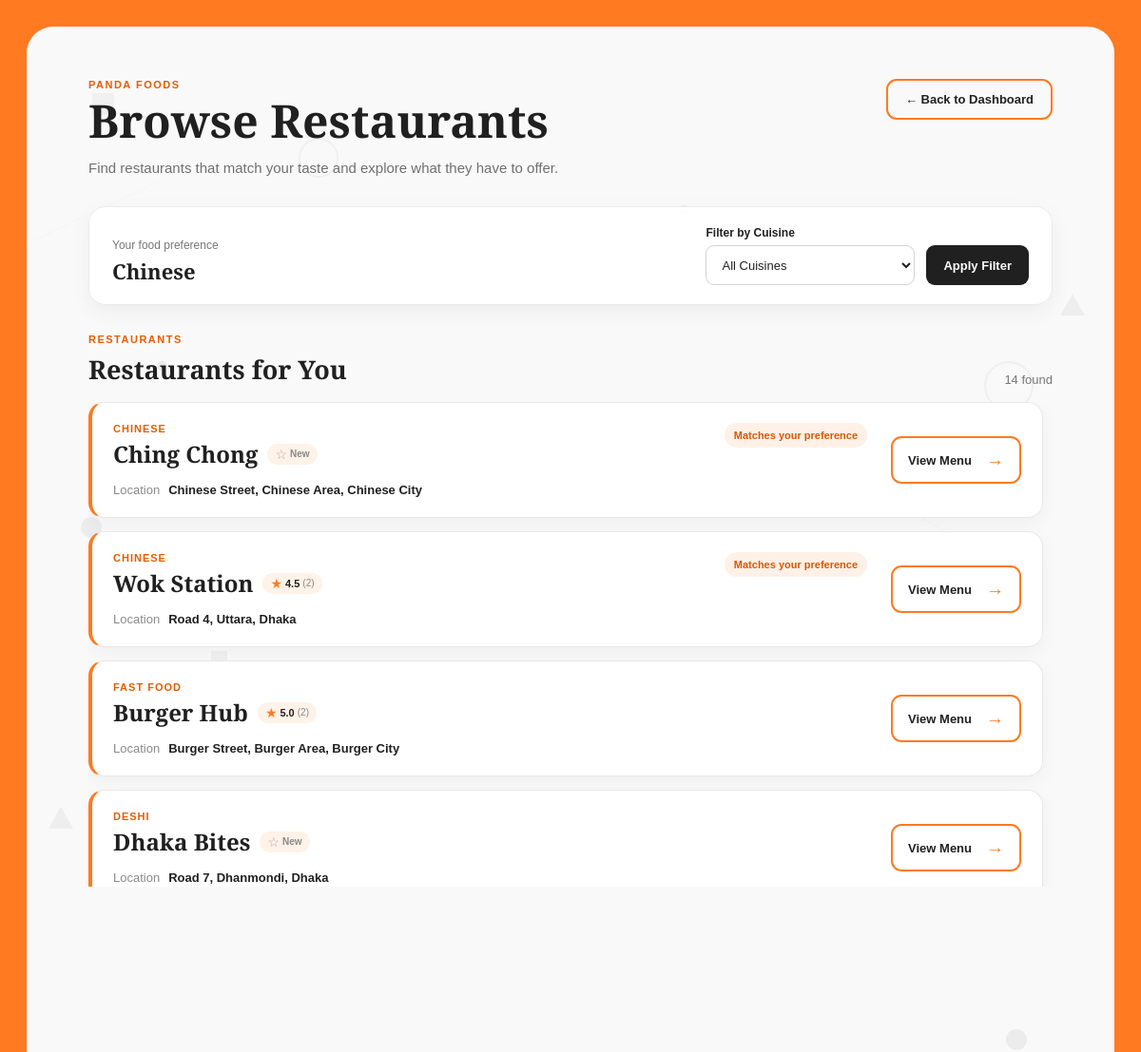
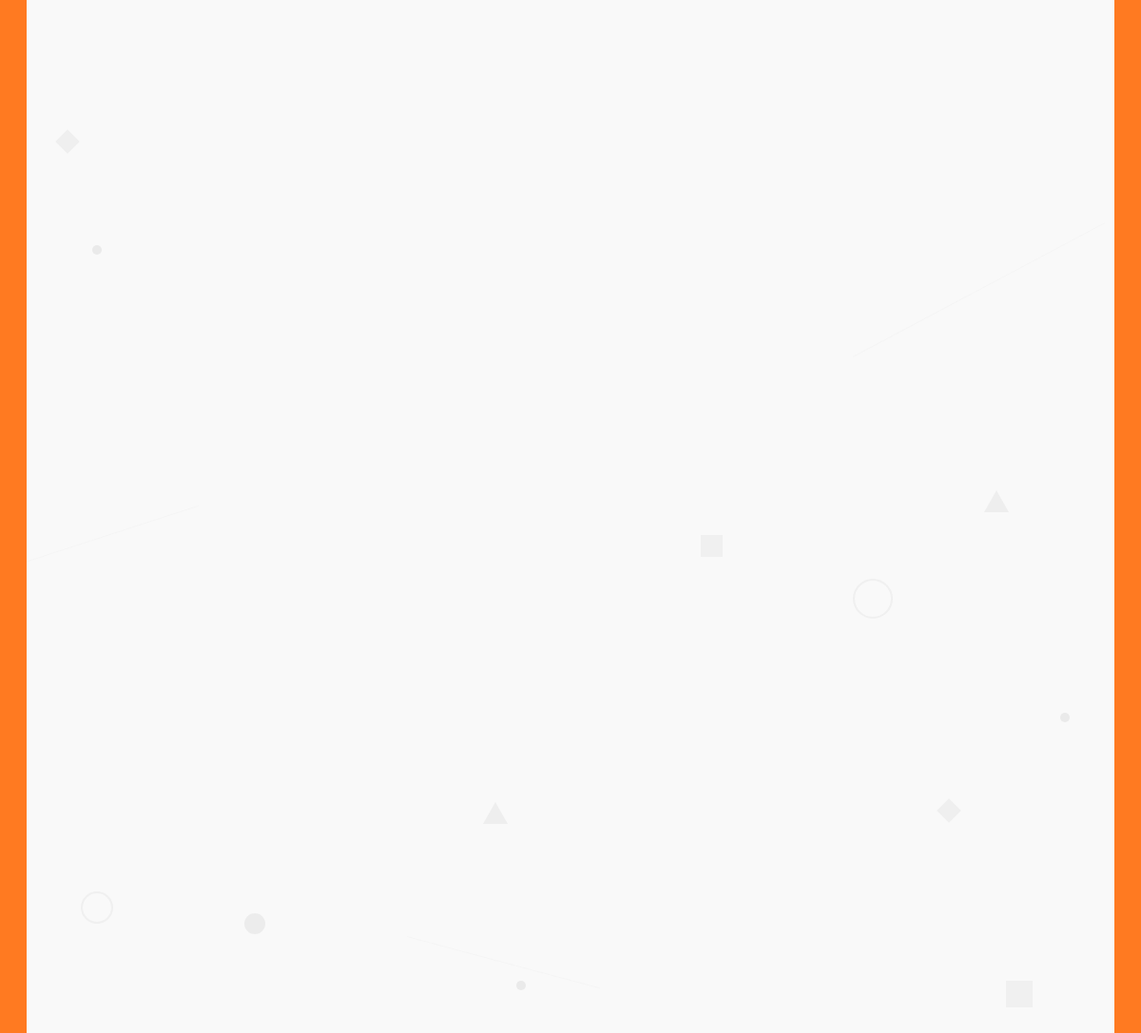
Screenshot of /browse_restaurants.php (signed in) with the database file from the repository (2 pictures, top to bottom).
### tables this page shows
CREATE TABLE `customers` (
  `login_id` int(100) NOT NULL,
  `name` varchar(100) NOT NULL,
  `username` varchar(100) NOT NULL,
  `password` varchar(100) NOT NULL,
  `email` varchar(100) NOT NULL,
  `phone` varchar(100) NOT NULL,
  `dob` date NOT NULL,
  `house_no` varchar(100) NOT NULL,
  `street` varchar(100) NOT NULL,
  `area` varchar(100) NOT NULL,
  `foodPreference` varchar(100) NOT NULL
);

CREATE TABLE `restaurants` (
  `login_id` int(100) NOT NULL,
  `username` varchar(100) NOT NULL,
  `password` varchar(100) NOT NULL,
  `restaurant_name` varchar(100) NOT NULL,
  `ownername` varchar(100) NOT NULL,
  `email` varchar(100) NOT NULL,
  `phone` varchar(100) NOT NULL,
  `city` varchar(100) NOT NULL,
  `street` varchar(100) NOT NULL,
  `area` varchar(100) NOT NULL,
  `permit` varchar(100) NOT NULL,
  `cuisineType` varchar(100) NOT NULL
);

### browse_restaurants.php (the view, shortened to what this page needs)
<?php
require_once('DBconnect.php');
$login_id = $_SESSION['login_id'];
$customer_query = "SELECT *
                   FROM customers
                   WHERE login_id = '$login_id'";
$customer_result = mysqli_query($conn, $customer_query);
$customer = mysqli_fetch_assoc($customer_result);
$foodPreference = $customer['foodPreference'];
$selectedCuisine = "";
if ($selectedCuisine != "") {
    $restaurant_query = "SELECT
                                r.*,
                                AVG(rv.rating) AS average_rating,
                                COUNT(rv.rating) AS rating_count
                         FROM restaurants r
                         LEFT JOIN reviews rv
                         ON r.login_id = rv.restaurant_id
                         AND rv.rating IS NOT NULL
                         WHERE r.cuisineType = '$selectedCuisine'
                         GROUP BY r.login_id
                         ORDER BY r.restaurant_name";
} else {
    $restaurant_query = "SELECT
                                r.*,
                                AVG(rv.rating) AS average_rating,
                                COUNT(rv.rating) AS rating_count
                         FROM restaurants r
                         LEFT JOIN reviews rv
                         ON r.login_id = rv.restaurant_id
                         AND rv.rating IS NOT NULL
                         GROUP BY r.login_id
                         ORDER BY
                         CASE
                             WHEN r.cuisineType = '$foodPreference' THEN 0
                             ELSE 1
                         END,
                         r.restaurant_name";
}
$restaurant_result = mysqli_query($conn, $restaurant_query);
?>
<!DOCTYPE html>
<html lang="en">
<head>
    <link rel="stylesheet" href="style.css?v=4">
</head>
<body class="browse-restaurants-page">
    <main class="browse-restaurants-shell">
        <div class="dashboard-particles"
             aria-hidden="true">
            <span class="particle-line line3"></span>
            <span class="particle-line line5"></span>
            <span class="particle-line line6"></span>
            <span class="particle circle p2"></span>
            <span class="particle circle p4"></span>
            <span class="particle circle p5"></span>
            <span class="particle circle-outline p6"></span>
            <span class="particle circle-outline p7"></span>
            <span class="particle circle-outline p8"></span>
            <span class="particle circle-outline p9"></span>
            <span class="particle square p10"></span>
            <span class="particle square p11"></span>
            <span class="particle square p12"></span>
            <span class="particle square p13"></span>
            <span class="particle triangle p14"></span>
            <span class="particle triangle p15"></span>
            <span class="particle triangle p16"></span>
            <span class="particle triangle p17"></span>
            <span class="particle dot p18"></span>
            <span class="particle dot p19"></span>
            <span class="particle dot p21"></span>
            <span class="particle dot p23"></span>
            <span class="particle diamond p24"></span>
            <span class="particle diamond p25"></span>
        </div>
        <div class="browse-restaurants-content">
            <section class="browse-restaurants-header">
                <div>
                    <p class="browse-page-label">
                        Panda Foods
                    </p>
                    <h1>Browse Restaurants</h1>
                    <p class="browse-page-description">
                        Find restaurants that match your taste
                        and explore what they have to offer.
                    </p>
                </div>
                <a href="user_dashboard.php"
                   class="browse-back-button">
                    ← Back to Dashboard
                </a>
            </section>
            <section class="browse-filter-card">
                <div class="browse-preference">
                    <span>Your food preference</span>
                    <strong>
                        <?php echo htmlspecialchars($foodPreference); ?>
                    </strong>
                </div>
                <form action="browse_restaurants.php"
                      method="GET"
                      class="browse-filter-form">
                    <div class="browse-filter-field">
                        <label for="cuisine">
                            Filter by Cuisine
                        </label>
                        <select id="cuisine"
                                name="cuisine">
                            <option value=""
                                <?php if ($selectedCuisine == "") echo "selected"; ?>>
                                All Cuisines
                            </option>
                        </select>
                    </div>
                    <button type="submit"
                            class="browse-filter-button">
                        Apply Filter
                    </button>
                </form>
            </section>
            <section class="restaurant-list-section">
                <div class="restaurant-list-heading">
                    <div>
                        <p class="browse-page-label">
                            RESTAURANTS
                        </p>
                        <h2>
                            <?php
                            if ($selectedCuisine != "") {
                                echo htmlspecialchars($selectedCuisine) . " Restaurants";
                            } else {
                                echo "Restaurants for You";
                            }
                            ?>
                        </h2>
                    </div>
                    <span class="restaurant-count">
                        <?php
                        echo mysqli_num_rows($restaurant_result);
                        ?>
                        found
                    </span>
                </div>
                <div class="restaurant-scroll-area">
                    <?php if (mysqli_num_rows($restaurant_result) > 0) { ?>
                        <?php while ($restaurant = mysqli_fetch_assoc($restaurant_result)) { ?>
                            <article class="restaurant-card">
                                <div class="restaurant-card-main">
                                    <div class="restaurant-card-top">
                                        <div>
                                            <p class="restaurant-cuisine">
                                                <?php
                                                echo htmlspecialchars(
                                                    $restaurant['cuisineType']
                                                );
                                                ?>
                                            </p>
                                            <div class="restaurant-name-rating">
                                                <h3>
                                                    <?php
                                                    echo htmlspecialchars(
                                                        $restaurant['restaurant_name']
                                                    );
                                                    ?>
                                                </h3>
                                                <div class="restaurant-rating-preview">
                                                    <?php
                                                    if ($restaurant['rating_count'] > 0) {
                                                    ?>
                                                        <span class="restaurant-rating-star">
                                                            ★
                                                        </span>
                                                        <strong>
                                                            <?php
                                                            echo number_format(
                                                                $restaurant['average_rating'],
                                                                1
                                                            );
                                                            ?>
                                                        </strong>
                                                        <span class="restaurant-rating-count">
                                                            (<?php
                                                            echo $restaurant['rating_count'];
                                                            ?>)
                                                        </span>
                                                    <?php } else { ?>
                                                        <span class="restaurant-rating-star empty">
                                                            ☆
                                                        </span>
                                                        <span class="restaurant-rating-new">
                                                            New
                                                        </span>
                                                    <?php } ?>
                                                </div>
                                            </div>
                                        </div>
                                        <?php
                                        if ($selectedCuisine == "" &&
                                            $restaurant['cuisineType'] == $foodPreference) {
                                        ?>
                                            <span class="restaurant-match-badge">
                                                Matches your preference
                                            </span>
                                        <?php } ?>
                                    </div>
                                    <div class="restaurant-location">
                                        <span>Location</span>
                                        <strong>
                                            <?php
                                            echo htmlspecialchars(
                                                $restaurant['street']
                                            );
                                            ?>,
                                            <?php
                                            echo htmlspecialchars(
                                                $restaurant['area']
                                            );
                                            ?>,
                                            <?php
                                            echo htmlspecialchars(
                                                $restaurant['city']
                                            );
                                            ?>
                                        </strong>
                                    </div>
                                </div>
                                <a href="browse_menu.php?restaurant_id=<?php
                                   echo $restaurant['login_id'];
                                   ?>"
                                   class="restaurant-menu-button">
                                    View Menu
                                    <span>→</span>
                                </a>
                            </article>
                        <?php } ?>
                    <?php } ?>
                </div>
            </section>
        </div>
    </main>
</body>
</html>

### rows the page displays
customers: foodPreference "Chinese"
restaurants: cuisineType "CHINESE", restaurant_name "Ching Chong", shows "New", shows "Matches your preference", street "Chinese Street", area "Chinese Area", city "Chinese City"
restaurants: cuisineType "CHINESE", restaurant_name "Wok Station", average_rating "4.5", rating_count "2", shows "Matches your preference", street "Road 4", area "Uttara", city "Dhaka"
restaurants: cuisineType "FAST FOOD", restaurant_name "Burger Hub", average_rating "5.0", rating_count "2", street "Burger Street", area "Burger Area", city "Burger City"
restaurants: cuisineType "DESHI", restaurant_name "Dhaka Bites", shows "New", street "Road 7", area "Dhanmondi", city "Dhaka"

### other values shown
mysqli_num_rows($restaurant_result) "14"
